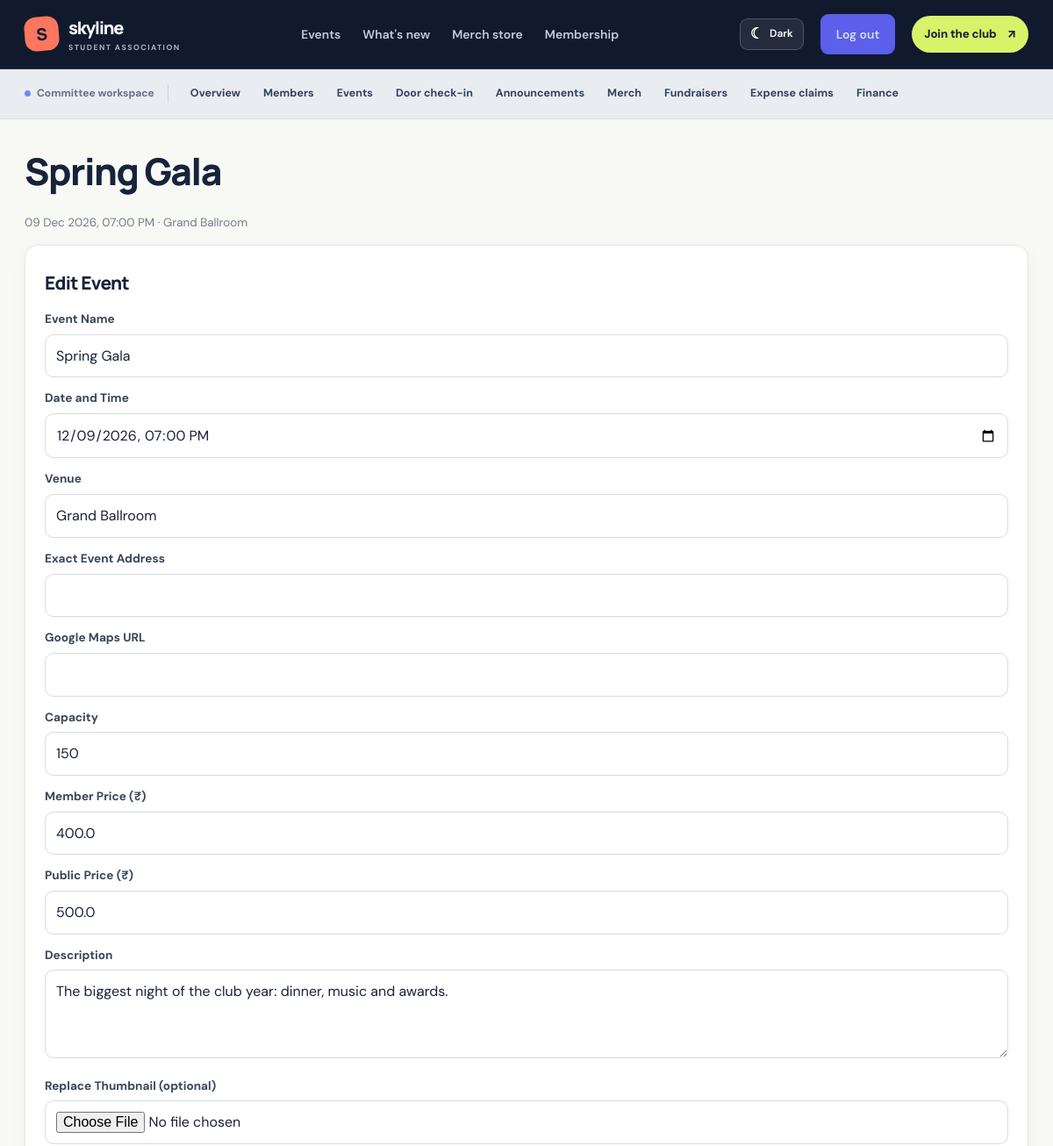
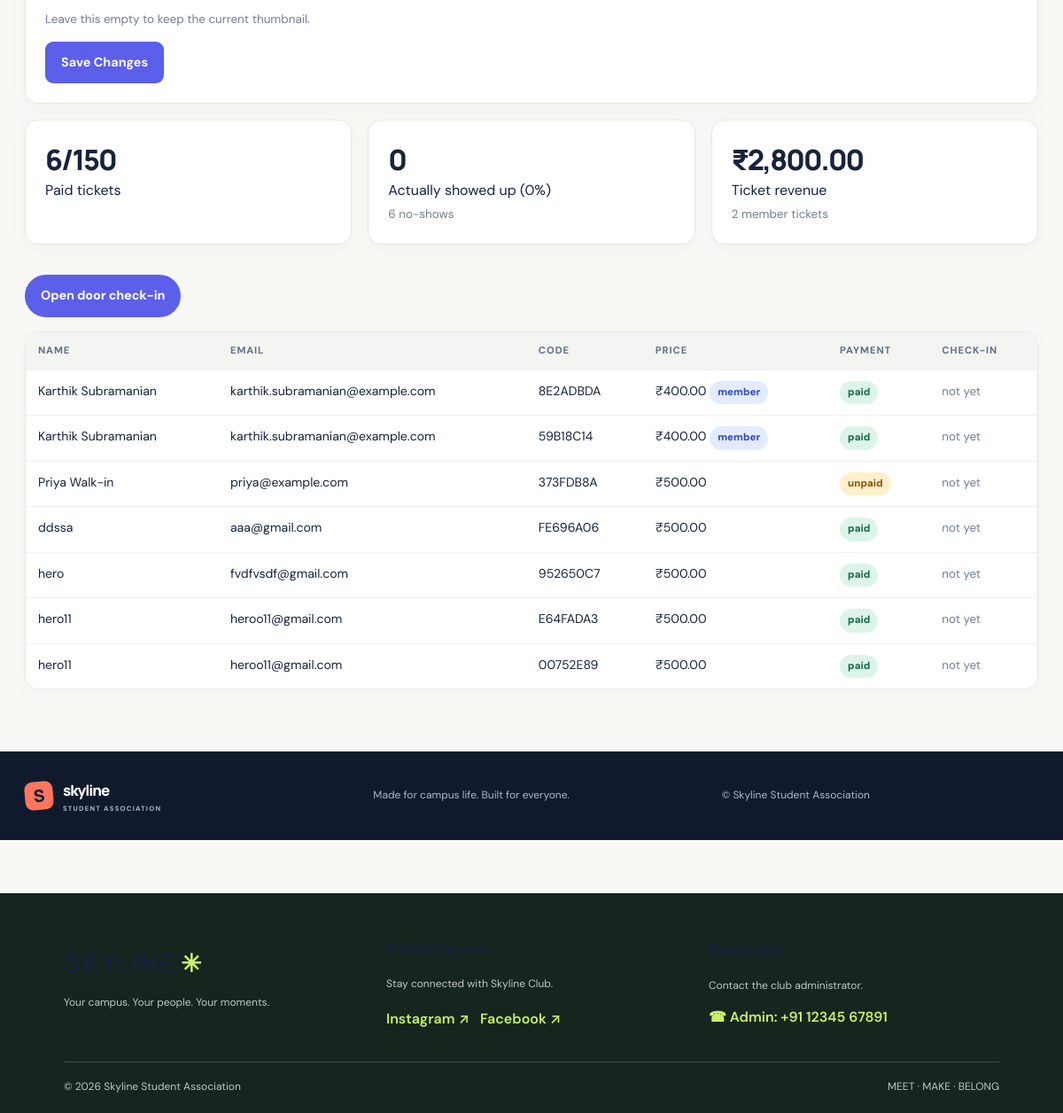
The page /admin/events/3 (signed in) on the database its author committed (2 pictures, top to bottom).
### tables this page shows
CREATE TABLE events (
    id INTEGER PRIMARY KEY,
    name TEXT NOT NULL,
    description TEXT,
    venue TEXT,
    starts_at TEXT NOT NULL,
    capacity INTEGER NOT NULL,
    member_price REAL NOT NULL DEFAULT 0,
    public_price REAL NOT NULL DEFAULT 0,
    created_at TEXT NOT NULL
, thumbnail_filename TEXT, location_address TEXT, maps_url TEXT);

CREATE TABLE tickets (
    id INTEGER PRIMARY KEY,
    event_id INTEGER NOT NULL REFERENCES events(id),
    name TEXT NOT NULL,
    email TEXT NOT NULL,
    code TEXT UNIQUE NOT NULL,
    batch TEXT NOT NULL,
    price_paid REAL NOT NULL DEFAULT 0,
    is_member INTEGER NOT NULL DEFAULT 0,
    paid INTEGER NOT NULL DEFAULT 0,
    created_at TEXT NOT NULL,
    checked_in_at TEXT
);

### app.py (the view, shortened to what this page needs)
@app.route('/admin/events/<int:event_id>', methods=['GET', 'POST'])
@staff_required('event_manager')
def admin_event(event_id):
    event = query(
        'SELECT * FROM events WHERE id = ?',
        (event_id,),
        one=True
    )
    if not event:
        abort(404)
    event = query(
        EVENT_SQL + ' WHERE e.id = ?',
        (event_id,),
        one=True
    )
    attendees = query(
        'SELECT * FROM tickets WHERE event_id = ? ORDER BY name',
        (event_id,)
    )
    return render_template(
        'admin_event.html',
        e=event,
        s=event_stats(event_id),
        attendees=attendees
    )

### app.py (called while the page is built, shortened)
@app.context_processor
def inject_csrf_token():
    from flask_wtf.csrf import generate_csrf
    return {"csrf_token": generate_csrf}

@app.template_filter('money')
def money_filter(value):
    return f"₹{float(value or 0):,.2f}"

@app.template_filter('pretty')
def pretty_filter(value):
    if not value:
        return ''
    try:
        parsed = datetime.fromisoformat(value)
    except ValueError:
        return value
    if 'T' in value or ' ' in value:
        return parsed.strftime('%d %b %Y, %I:%M %p')
    return parsed.strftime('%d %b %Y')

@app.context_processor
def inject_globals():
    return {'is_admin': bool(session.get('admin')), 'status_of': member_status}

def staff_required(*allowed_roles):
    def decorator(view):
        @wraps(view)
        def wrapper(*args, **kwargs):
            if session.get('admin'):
                return view(*args, **kwargs)
        return wrapper
    return decorator

def event_stats(event_id):
    row = query("""SELECT COUNT(*) AS sold,
                          COALESCE(SUM(price_paid), 0) AS revenue,
                          SUM(CASE WHEN checked_in_at IS NOT NULL THEN 1 ELSE 0 END) AS attended,
                          SUM(is_member) AS members
                   FROM tickets WHERE event_id = ? AND paid = 1""", (event_id,), one=True)
    sold = row['sold'] or 0
    attended = row['attended'] or 0
    return {'sold': sold, 'revenue': row['revenue'], 'attended': attended,
            'members': row['members'] or 0, 'no_shows': sold - attended,
            'rate': round(attended * 100 / sold) if sold else 0}

### db.py (called while the page is built)
def get_db():
    if 'db' not in g:
        g.db = sqlite3.connect(DB_PATH)
        g.db.row_factory = sqlite3.Row
        g.db.execute('PRAGMA foreign_keys = ON')
    return g.db

def query(sql, args=(), one=False):
    cur = get_db().execute(sql, args)
    rows = cur.fetchall()
    cur.close()
    if one:
        return rows[0] if rows else None
    return rows

### templates/admin_event.html (shortened to what this page needs)
{% extends 'base.html' %}
{% block content %}
<h1>{{ e.name }}</h1>
<p class="muted">
  {{ e.starts_at|pretty }}
  {% if e.venue %} · {{ e.venue }}{% endif %}
</p>
<div class="card">
  <h2>Edit Event</h2>
  <form method="post" enctype="multipart/form-data">
    <label for="name">Event Name</label>
    <input id="name" name="name" value="{{ e.name }}" required>
    <label for="starts_at">Date and Time</label>
    <input id="starts_at" name="starts_at" type="datetime-local"
           value="{{ e.starts_at }}" required>
    <label for="venue">Venue</label>
    <input id="venue" name="venue" value="{{ e.venue or '' }}">
    <label for="location_address">Exact Event Address</label>
    <input id="location_address" name="location_address"
           value="{{ e.location_address or '' }}">
    <label for="maps_url">Google Maps URL</label>
    <input id="maps_url" name="maps_url" type="url"
           value="{{ e.maps_url or '' }}">
    <label for="capacity">Capacity</label>
    <input id="capacity" name="capacity" type="number" min="1"
           value="{{ e.capacity }}" required>
    <label for="member_price">Member Price (₹)</label>
    <input id="member_price" name="member_price" type="number"
           step="0.01" min="0" value="{{ e.member_price }}" required>
    <label for="public_price">Public Price (₹)</label>
    <input id="public_price" name="public_price" type="number"
           step="0.01" min="0" value="{{ e.public_price }}" required>
    <label for="description">Description</label>
    <textarea id="description" name="description" rows="3">{{ e.description or '' }}</textarea>
    <label for="thumbnail">Replace Thumbnail (optional)</label>
    <input id="thumbnail" name="thumbnail" type="file"
           accept=".jpg,.jpeg,.png,.webp">
    <p class="muted">Leave this empty to keep the current thumbnail.</p>
    <button type="submit">Save Changes</button>
  </form>
</div>
<div class="grid3">
  <div class="card">
    <div class="stat">{{ s.sold }}/{{ e.capacity }}</div>
    Paid tickets
  </div>
  <div class="card">
    <div class="stat">{{ s.attended }}</div>
    Actually showed up ({{ s.rate }}%)
    <br>
    <span class="muted">{{ s.no_shows }} no-shows</span>
  </div>
  <div class="card">
    <div class="stat">{{ s.revenue|money }}</div>
    Ticket revenue
    <br>
    <span class="muted">{{ s.members }} member tickets</span>
  </div>
</div>
{% if session.get('admin') or session.get('staff_role') == 'checkin_staff' %}
  <p>
    <a class="btn" href="{{ url_for('admin_checkin_page', event_id=e.id) }}">
      Open door check-in
    </a>
  </p>
{% endif %}
<div class="table-wrap">
  <table>
    <tr>
      <th>Name</th>
      <th>Email</th>
      <th>Code</th>
      <th>Price</th>
      <th>Payment</th>
      <th>Check-in</th>
    </tr>
    {% for t in attendees %}
      <tr>
        <td>{{ t.name }}</td>
        <td>{{ t.email }}</td>
        <td>{{ t.code }}</td>
        <td>
          {{ t.price_paid|money }}
          {% if t.is_member %}
            <span class="badge info">member</span>
          {% endif %}
        </td>
        <td>
          {% if t.paid %}
            <span class="badge ok">paid</span>
          {% else %}
            <span class="badge warn">unpaid</span>
          {% endif %}
        </td>
        <td>
          {% if t.checked_in_at %}
            {{ t.checked_in_at|pretty }}
          {% else %}
            <span class="muted">not yet</span>
          {% endif %}
        </td>
      </tr>
    {% else %}
      <tr>
        <td colspan="6" class="muted">No tickets sold yet.</td>
      </tr>
    {% endfor %}
  </table>
</div>
{% endblock %}

### static/style.css (style rules this page uses)
:root { --ink: #17243b; --ink-deep: #101b31; --ink-soft: #283752; --paper: #f7f7f3; --white: #ffffff; --muted: #747e8e; --line: #e4e7e9; --lime: #d7f36a; --blue: #647df5; --brand: #536de8; --brand-dark: #3c52c5; --ok: #18794e; --warn: #a96510; --bad: #b42332; --shadow: 0 16px 42px rgba(23, 36, 59, .07); }
* { box-sizing: border-box; }
html { scroll-behavior: smooth; }
body { margin: 0; font-family: 'DM Sans', system-ui, -apple-system, 'Segoe UI', sans-serif; background: var(--paper); color: var(--ink); line-height: 1.6; -webkit-font-smoothing: antialiased; }
a { color: var(--brand-dark); text-decoration: none; transition: color .18s ease, background .18s ease, transform .18s ease; }
button, input, select, textarea { font: inherit; }
.btn, button { display: inline-flex; align-items: center; justify-content: center; gap: 12px; min-height: 44px; padding: 11px 17px; border: 1px solid transparent; border-radius: 9px; background: var(--brand); color: #fff; font-size: .9rem; font-weight: 700; cursor: pointer; text-decoration: none; transition: transform .18s ease, background .18s ease, box-shadow .18s ease; }
.muted { color: var(--muted); font-size: .84rem; }
h1, h2, h3, h4 { color: var(--ink); font-family: 'Manrope', sans-serif; letter-spacing: -.035em; }
main h1 { margin: .2em 0 .55em; font-size: clamp(1.9rem, 4vw, 2.65rem); font-weight: 800; line-height: 1.12; }
main h2 { margin: .2em 0 .65em; font-size: 1.3rem; font-weight: 800; }
main p { line-height: 1.65; }
.grid3 { display: grid; grid-template-columns: repeat(auto-fit, minmax(min(100%, 220px), 1fr)); gap: 18px; }
.card { padding: 22px; margin-bottom: 18px; border: 1px solid var(--line); border-radius: 13px; background: #fff; box-shadow: 0 3px 12px rgba(23,36,59,.025); }
.stat { font: 800 2rem 'Manrope', sans-serif; letter-spacing: -.06em; }
label { display: block; margin: 13px 0 6px; color: #39465c; font-size: .85rem; font-weight: 700; }
input, select, textarea { width: 100%; padding: 11px 12px; border: 1px solid #d5dbe3; border-radius: 9px; outline: none; background: #fff; color: var(--ink); transition: border-color .15s ease, box-shadow .15s ease; }
.table-wrap { overflow-x: auto; border: 1px solid var(--line); border-radius: 11px; background: #fff; }
table { width: 100%; border-collapse: collapse; background: #fff; }
th, td { padding: 12px 14px; border-bottom: 1px solid #edf0f2; text-align: left; vertical-align: top; font-size: .88rem; }
th { background: #f2f4f7; color: #657187; font-size: .7rem; font-weight: 800; text-transform: uppercase; letter-spacing: .08em; }
tr:last-child td { border-bottom: 0; }
.badge { display: inline-block; padding: 4px 9px; border-radius: 999px; font-size: .72rem; font-weight: 800; }
.badge.ok { background: #dcf5e8; color: #176a45; }
.badge.warn { background: #fff0cc; color: #885409; }
.badge.info { background: #e4eaff; color: #334bb5; }
:root { --ink:#17233b;--ink-deep:#111a2d;--ink-soft:#293854;--paper:#f8f8f4;--white:#fff;--muted:#737e90;--line:#e4e7eb;--lime:#d8f36a;--blue:#5865f2;--brand:#5b5fe9;--brand-dark:#4248c9;--coral:#ff765f;--ok:#18794e;--warn:#a96510;--bad:#b42332;--shadow:0 18px 48px rgba(23,35,59,.10) }
body { background:#f8f8f4;color:var(--ink) }
.btn { border-radius:999px;font-weight:800;letter-spacing:-.01em;transition:transform .2s ease,box-shadow .2s ease,background .2s ease }
.card,.table-wrap,.ticket,.col { border-radius:15px }
.card { box-shadow:0 5px 20px rgba(23,36,59,.035) }
.table-wrap { box-shadow:0 5px 20px rgba(23,36,59,.025) }
th { background:#f4f5f2 }
input,select,textarea { border-radius:10px }

### rows shown on the page
events: name "Spring Gala", starts_at|pretty "09 Dec 2026, 07:00 PM", venue "Grand Ballroom", starts_at "12/09/2026 19:00", capacity "150", member_price "400.0", public_price "500.0", description "The biggest night of the club year: dinner, music and awards."
tickets: name "Karthik Subramanian", email "karthik.subramanian@example.com", code "8E2ADBDA", price_paid "₹400.00", is_member "member", paid "paid"
tickets: name "Karthik Subramanian", email "karthik.subramanian@example.com", code "59B18C14", price_paid "₹400.00", is_member "member", paid "paid"
tickets: name "Priya Walk-in", email "priya@example.com", code "373FDB8A", price_paid "₹500.00", paid "unpaid"
tickets: name "ddssa", email "aaa@gmail.com", code "FE696A06", price_paid "₹500.00", paid "paid"
tickets: name "hero", email "fvdfvsdf@gmail.com", code "952650C7", price_paid "₹500.00", paid "paid"
tickets: name "hero11", email "heroo11@gmail.com", code "E64FADA3", price_paid "₹500.00", paid "paid"
tickets: name "hero11", email "heroo11@gmail.com", code "00752E89", price_paid "₹500.00", paid "paid"

### other values the page prints
{{ s.sold }} "6"
{{ s.attended }} "0"
{{ s.rate }} "0"
{{ s.no_shows }} "6"
{{ s.revenue|money }} "₹2,800.00"
{{ s.members }} "2"
